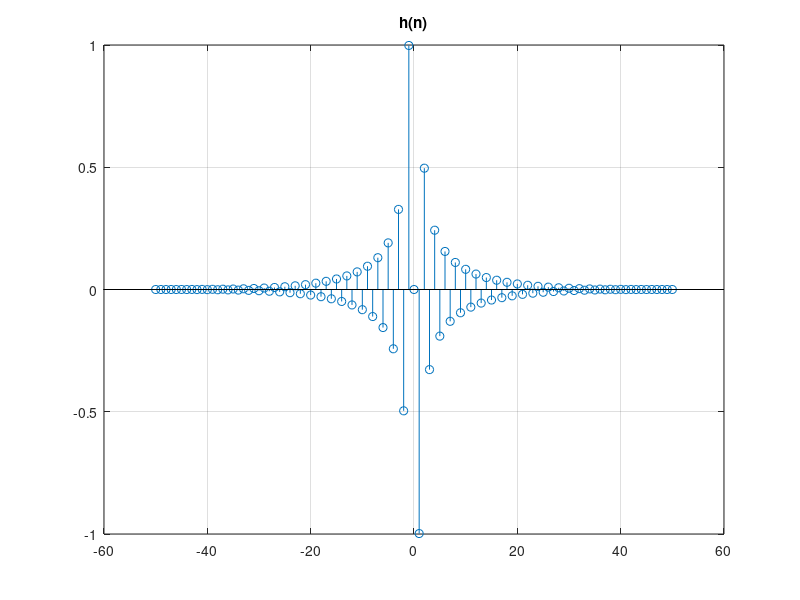
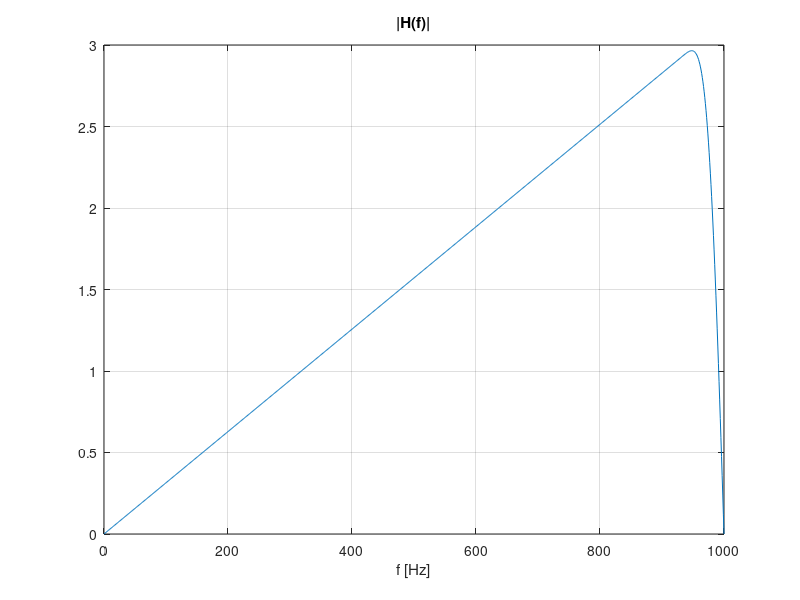
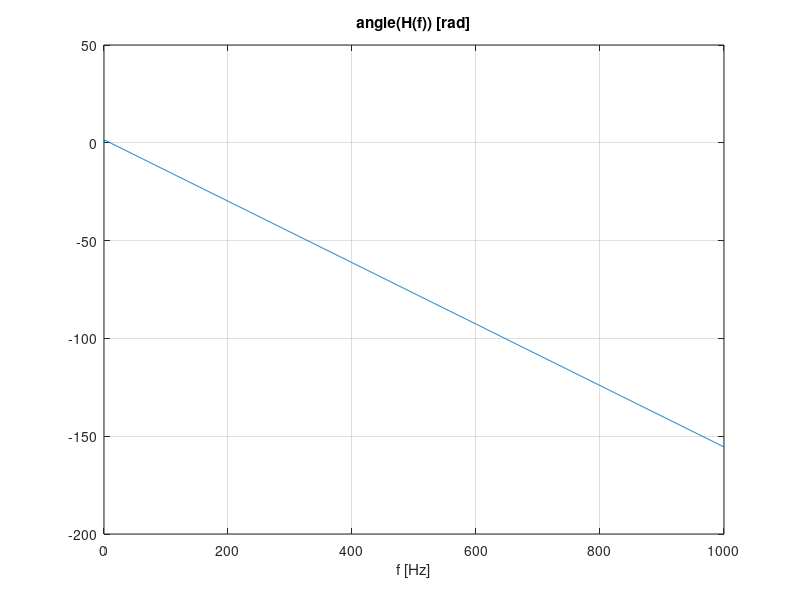
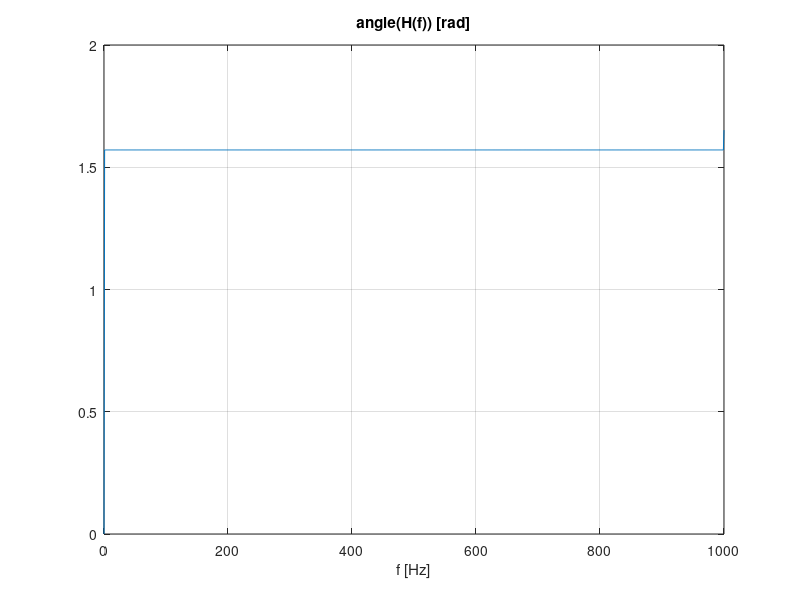

Write MATLAB code to recreate these figures, in order.
% cps_11_diff.m - rozniczkowanie sygnalu z uzyciem filtra FIR
clear all; close all;

% Projekt wag filtra rozniczkujacego FIR
M=50; N=2*M+1; n=-M:M; h=cos(pi*n)./n; h(M+1)=0; % h=(1-cos(pi*n))./(pi*n); h(M+1)=0; % Hilbert
h = h .* kaiser(N,10)';
%h = 1/12 * [-1, 8, 0, -8, 1]; M=2; N=2*M+1; n = -M:M; % 1/2*[-1 0 1]
stem(n,h); title('h(n)'); grid; pause

% Weryfikacja odpowiedzi filtra: amplitudowej i fazowej
fs = 2000; f = 0:1:fs/2;        % czestotliwosc probkowania [Hz], wybrane czestotliwosci 
z = exp(-j*2*pi*f/fs);          % zmienna "z" transformacji Z (dokladniej z^(-1))
H = polyval(h(end:-1:1),z);     % odpowiedz czestotliwosciowa
% H = freqz(h,1,f,fs);          % funkcja Matlaba
figure; plot(f,abs(H)); xlabel('f [Hz]'); title('|H(f)|'); grid;
figure; plot(f,unwrap(angle(H))); xlabel('f [Hz]'); title('angle(H(f)) [rad]'); grid;
figure; plot(f,angle(exp(j*2*pi*f/fs*M).*H)); xlabel('f [Hz]'); title('angle(H(f)) [rad]'); grid;

% Filtracja - rozniczkowanie sygnalu
Nx=400; n=0:Nx-1; dt=1/fs; t=dt*n;
fx=50; x=sin(2*pi*fx*t);
y=filter(h,1,x);
nx=M+1:Nx-M; ny=2*M+1:Nx;
figure; plot(nx,x(nx),'ro-',nx,y(ny),'bo-'); title('x(n), y(n)'); grid; pause
